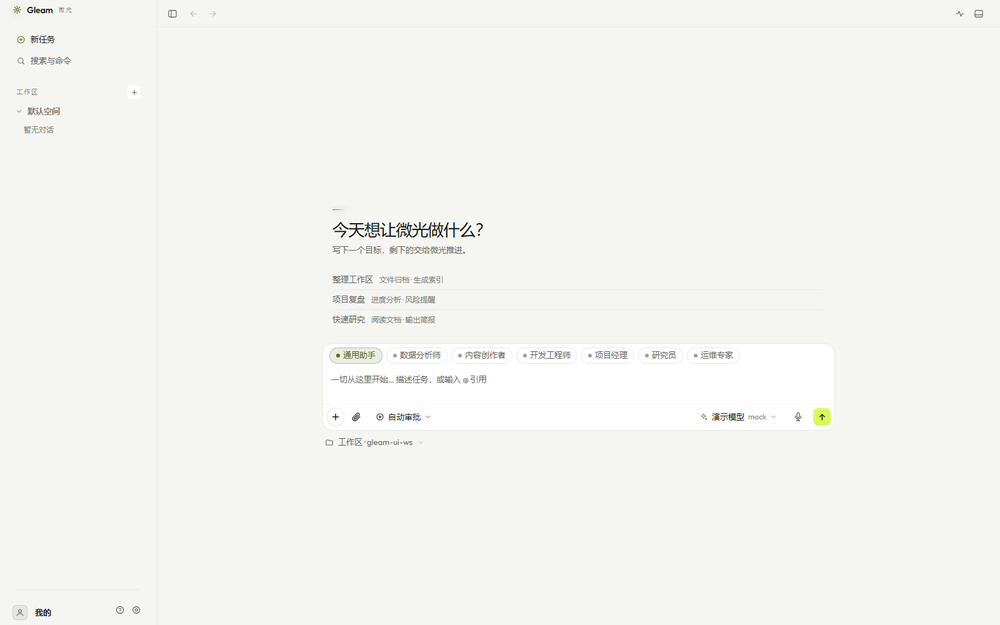
#> input picture artifacts/gleam-desktop-2026-10-23.png, 1000 x 625 px, shrunk from 1600 x 1000 before the run
$ python _trace_mark.py ../artifacts/gleam-desktop-2026-10-23.png
#> lines starting #> are read from the running program, lines starting #| are printed output that depends on the picture; after the words box and inside, x2 and y2 are one past the last pixel; in counts of white or black regions, pixels touching at a corner belong together
"""一次性工具：把参考 PNG 的折角标记描成矢量，写进 4 个 svg 与 make-icon.go 的 markPath。

做法：取 mark 掩码的每条「边界单位边」，首尾相接成闭合折线（像素级精确），
再用 Douglas–Peucker 抽稀到 ~140 点。低分辨率图的抗锯齿只会让边界差半个像素，
所以不做平滑（平滑会把内凹尖角填圆，反而更不像）。
只跑一次，不进构建。用法：python scripts/_trace_mark.py <参考PNG>
"""

import re
import sys

import numpy as np
from PIL import Image, ImageDraw

if len(sys.argv) < 2:
    sys.exit("用法：python scripts/_trace_mark.py <品牌方给的图标PNG>")
SRC = sys.argv[1]
OUT = 1024.0

im = Image.open(SRC).convert("RGBA")
arr = np.asarray(im).astype(int)
alpha, lum = arr[:, :, 3], arr[:, :, :3].mean(axis=2)
#> alpha: shape (625, 1000) int64; every value is 255
mask = (alpha > 128) & (lum > 90)
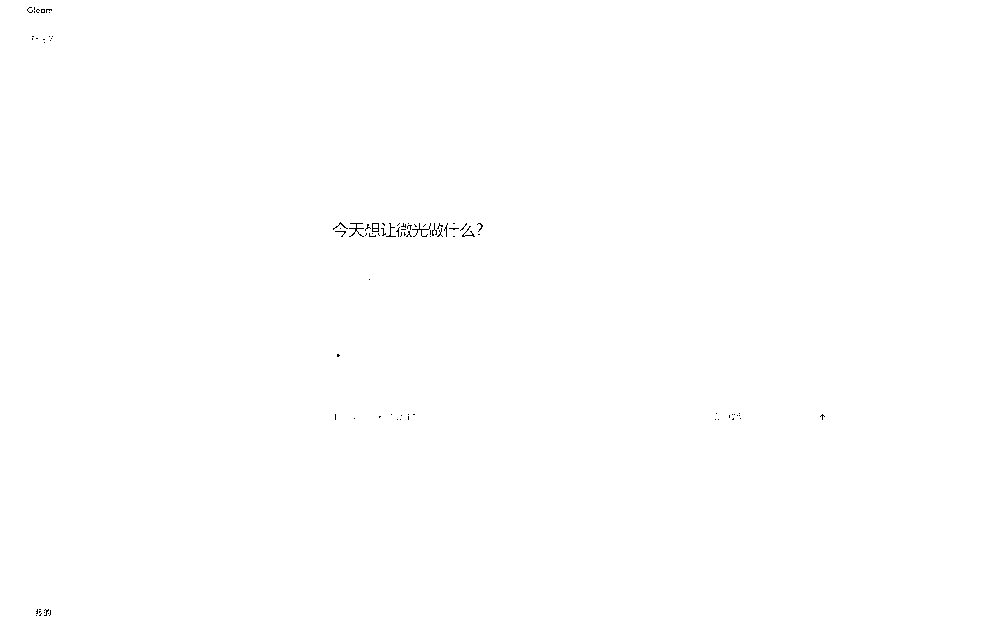
#> mask: shape (625, 1000) bool; 99.9% white; black in thin lines or dots, all inside (x1, y1, x2, y2) = (27, 7, 825, 616)
H, W = mask.shape
#> H = 625; W = 1000
M = np.zeros((H + 2, W + 2), bool)
M[1:-1, 1:-1] = mask
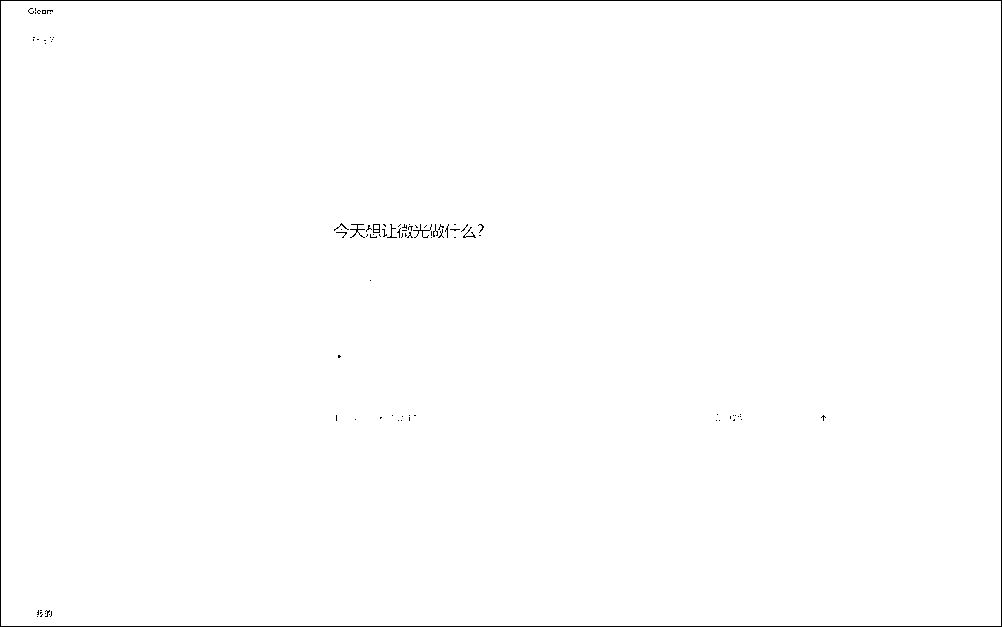
#> M: shape (627, 1002) bool; 99.4% white; black in thin lines or dots

edges = {}


def add(a, b):
    edges.setdefault(a, []).append(b)


ys, xs = np.nonzero(M)
for y, x in zip(ys, xs):
    if not M[y - 1, x]:
        add((x, y), (x + 1, y))
    if not M[y, x + 1]:
        add((x + 1, y), (x + 1, y + 1))
    if not M[y + 1, x]:
        add((x + 1, y + 1), (x, y + 1))
    if not M[y, x - 1]:
        add((x, y + 1), (x, y))

start = min(edges)
#> start = (1, 1)
loop, cur = [start], start
#> loop = [(1, 1)]; cur = (1, 1)
while True:
    nxts = edges.get(cur)
    if not nxts:
        break
    nxt = nxts.pop(0)
    loop.append(nxt)
    cur = nxt
    if cur == start:
        break
#> this loop made 3250 passes
#> cur on passes 1 to 3: (2, 1), (3, 1), (4, 1)
#> after the loop, loop = 3251 pairs, first value 1 to 1001, second value 1 to 626
loop = loop[:-1]
#> loop = 3250 pairs, first value 1 to 1001, second value 1 to 626


def rdp(pts, eps):
#> called with eps = 1
    if len(pts) < 3:
        return list(pts)
    p0, p1 = np.array(pts[0], float), np.array(pts[-1], float)
#> p0 = [1, 1]; p1 = [1, 2]
    line = p1 - p0
#> line = [0, 1]
    L = float(np.hypot(*line))
#> L = 1
    if L == 0:
        d = [float(np.hypot(*(np.array(p, float) - p0))) for p in pts]
    else:
        d = [
            abs(float(line[0] * (p[1] - p0[1]) - line[1] * (p[0] - p0[0]))) / L
            for p in pts
        ]
#> d = 3250 values, max 1000 at index 1000, min 0 at index 0, mean 500
    i = int(np.argmax(d))
#> i = 1000
    if d[i] > eps:
        return rdp(pts[: i + 1], eps)[:-1] + rdp(pts[i:], eps)
    return [pts[0], pts[-1]]


poly = rdp(loop, 1.0)
#> poly = [(1, 1), (1001, 1), (1001, 626), (1, 626), (1, 2)]
if poly[0] == poly[-1]:
    poly = poly[:-1]

k = OUT / W
#> k = 1.02
pts = [(round(x * k, 1), round(y * k, 1)) for x, y in poly]
#> pts = [(1, 1), (1025, 1), (1025, 641), (1, 641), (1, 2)]
d = (
    " ".join(
        ("M" if i == 0 else "L") + ("%g %g" % p) for i, p in enumerate(pts)
    )
    + "Z"
)

img = Image.new("L", (W, H), 0)
#> img: PIL image 1000x625 L; every value is 0
ImageDraw.Draw(img).polygon([(float(x), float(y)) for x, y in poly], fill=255)
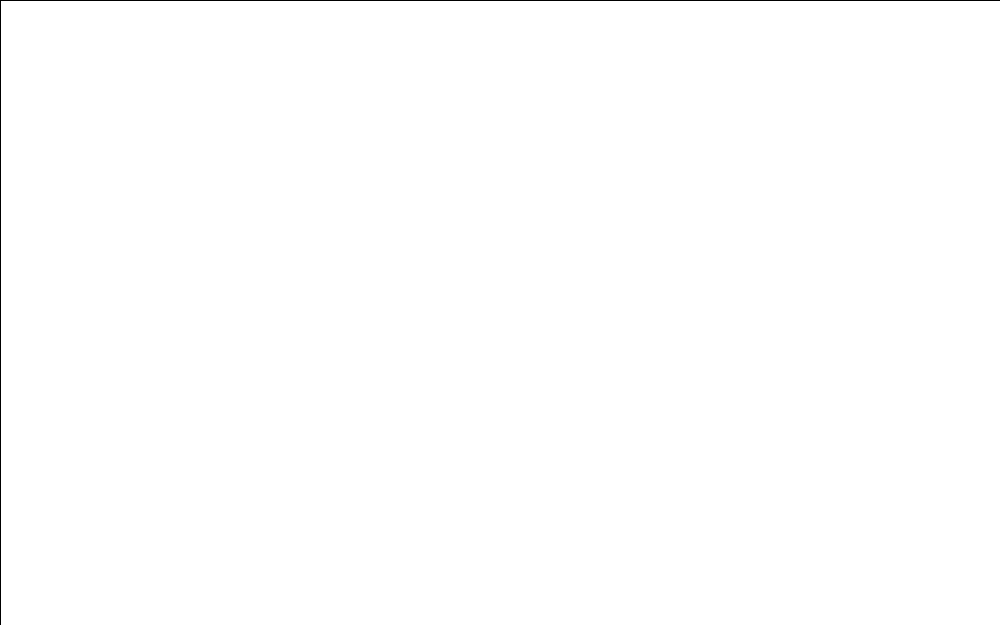
#> img: PIL image 1000x625 L; 99.7% white; black in thin lines or dots
iou = (
    np.logical_and(np.asarray(img) > 127, mask).sum()
    / np.logical_or(np.asarray(img) > 127, mask).sum()
)
#> iou = 0.996
print("pts %d  IoU %.4f  bytes %d" % (len(pts), iou, len(d)))
#| pts 5  IoU 0.9964  bytes 35

sq = alpha > 128
#> sq: shape (625, 1000) bool; every value is 1
corner_pts = []
for x in range(1, 200):
    col = np.nonzero(sq[:, x])[0]
    if len(col) and col[0] > 3:
        corner_pts.append((x, int(col[0])))
#> after the loop, corner_pts = []
for y in range(1, 200):
    row = np.nonzero(sq[y])[0]
    if len(row) and row[0] > 3:
        corner_pts.append((int(row[0]), y))
cp = np.array(corner_pts, float)
#> cp = empty array
#> (the run stopped early here; a loop or call above may not have finished)
